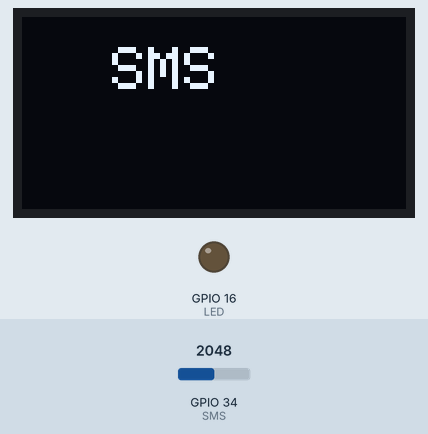
A sketch run on a simulated ESP32. Parts: 128×64 one-colour display, output pins drawn as LEDs (lit = HIGH). Inputs (shaded band) come from the test bench; at power-on: GPIO 34 (SMS) = 2048. WiFi joins after 1.5 s; servers stay silent unless stated; what the sketch prints to the serial monitor is not drawn.

Above: at 4.1 s.
At 7.2 s:
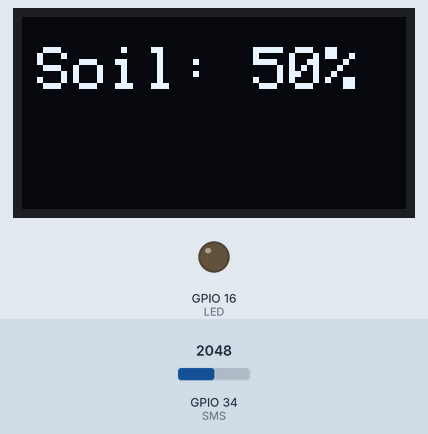
7.3 s: GPIO 34 (SMS) set to 2866
At 11.5 s:
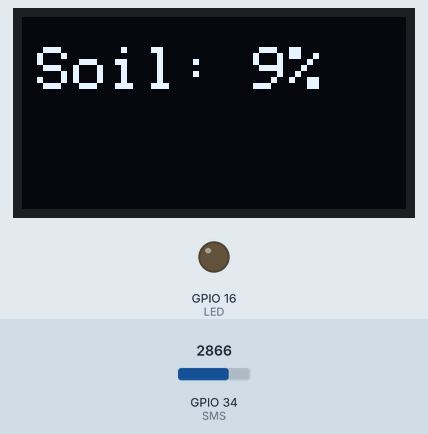
12.1 s: GPIO 34 (SMS) set to 3603
At 15.9 s:
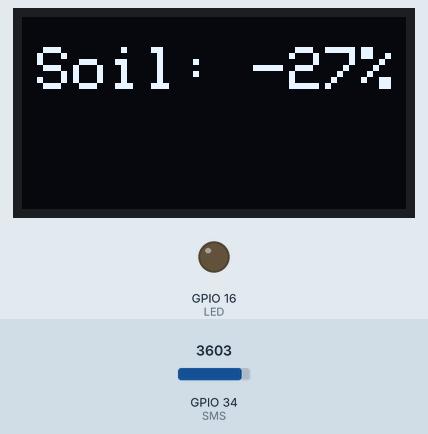
16.9 s: GPIO 34 (SMS) set to 4095
At 20.3 s:
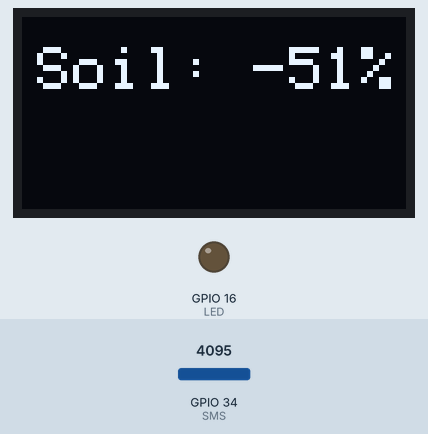
Timing chart, 0 to 21.8 s (numbered marks = the images above; inputs shaded):
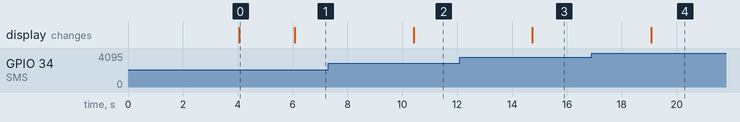

Measured:
- after the input at 7.3 s, the display: changes after 3.1 s (image 2)
- after the input at 12.1 s, the display: changes after 2.6 s (image 3)
- after the input at 16.9 s, the display: changes after 2.2 s (image 4)
- what the display in image 0 shows lasts 2.0 s, from 4.1 s to 6.1 s

The sketch:

SMS_ThingSpeak_OLED.ino
```cpp
/*

The objective of this code if to sense the soil moisture through a capacitive soil moisture sensor and send it to acloud service platform "ThingSpeak" while showing the result on an OLED screen


/*information and pin connections:
- The LCD screen Address is 0x27

- The I2C bus for the 1st BMP180 sensor and the LCD screen is:
                                   SCL ----> 22
                                   SDA ----> 21


- the capacitive soil moisture sensor is connected to pin number
*/

#include "ThingSpeak.h" //This is the Library for the cloud data website "ThingSpeak"
#include "secrets.h"  //this file contains the WiFi network information
#include <WiFi.h> //The library for Wifi connection

#include <Wire.h>         //adding libraries, by default wire library SCl--22 and SDA--21, so we declared just the secound SDA and the SCL
#include <Adafruit_Sensor.h>


#include <SPI.h>
#include <Adafruit_GFX.h>  // library for the OLED screen
#include <Adafruit_SSD1306.h>

Adafruit_SSD1306 display(-1);


char ssid[] = SECRET_SSID;   // your network SSID (WiFi network name) from secrets
char password[] = SECRET_PASS;   // your network password from secrets

WiFiClient  client;

unsigned long myChannelNumber = SECRET_CH_ID; //ThisngSpeak channel ID added to secrets
const char * myWriteAPIKey = SECRET_WRITE_APIKEY; //ThisngSpeak channel Write API key in Secrets

int LED = 16; //difine the digital pin connected to the LED
int button = 17;
int SMS = 34;
int SMS_Aalog;
int SMS_Val;
int interval = 1000;


void setup() {
  Serial.begin(115200);
  delay(1000); //Take some time to open up the Serial Monitor

   pinMode (LED, OUTPUT);
   pinMode(SMS, INPUT),

   WiFi.mode(WIFI_STA);   //seting the ESP32 to station status
  ThingSpeak.begin(client);  // Initialize ThingSpeak

 if(WiFi.status() != WL_CONNECTED){  //this whole part is to check if the ESP32 is connected to the WiFi network
    Serial.print("Attempting to connect to SSID: ");
    Serial.println(SECRET_SSID);
    while(WiFi.status() != WL_CONNECTED){
      WiFi.begin(ssid, password);  // Connect to WPA/WPA2 network. Change this line if using open or WEP network
      Serial.print(".");
      delay(3000);
    }
    Serial.println("\nConnected.");
 }
  digitalWrite(LED, LOW);

  //initialize with the I2C addr 0x3C
  display.begin(SSD1306_SWITCHCAPVCC, 0x3C);

  // Clear the buffer.
  display.clearDisplay();

  display.setTextSize(2);
  display.setTextColor(WHITE);
  display.setCursor(30,10); //the first number represent the column and the second is the row
  display.println("SMS");
  display.display();
  delay(2000);
  display.clearDisplay();

}

void loop() {
 SMS_Aalog= analogRead(SMS);
 SMS_Val= map( SMS_Aalog, 3056, 1050, 0, 100);

  // Display Text
  display.setTextSize(2);
  display.setTextColor(WHITE);
  display.setCursor(5,10);
   display.print("Soil: ");
  display.print(SMS_Val);
  display.println("%");
  display.display();
  delay(3000);
  digitalWrite(LED, LOW);

  Serial.print("Analog Read from the sensor = ");
  Serial.println(SMS_Aalog);
  Serial.println("----------------------------------------");
  Serial.println("----------------------------------------");

 ThingSpeak.setField(2, SMS_Val); //send the data to the selected field in ThingSpeak if you have more than one data point set the field below in each line
      int x = ThingSpeak.writeFields(myChannelNumber, myWriteAPIKey); //convert evrything to integer and send it.
  delay(interval);
  display.clearDisplay();


  if (WiFi.status()!= WL_CONNECTED){
  digitalWrite(LED, HIGH);
    delay(3000);

    ESP.restart();
}


}
```

secrets.h
```cpp
// Use this file to store all of the private credentials
// and connection details

#define SECRET_SSID "hotspotali"		// replace MySSID with your WiFi network name
#define SECRET_PASS "ahmedali2077"	// replace MyPassword with your WiFi password

#define SECRET_CH_ID 1648338			// replace 0000000 with your channel number
#define SECRET_WRITE_APIKEY "6Z43IB0SZDENKPFN"   // replace XYZ with your channel write API Key
```
